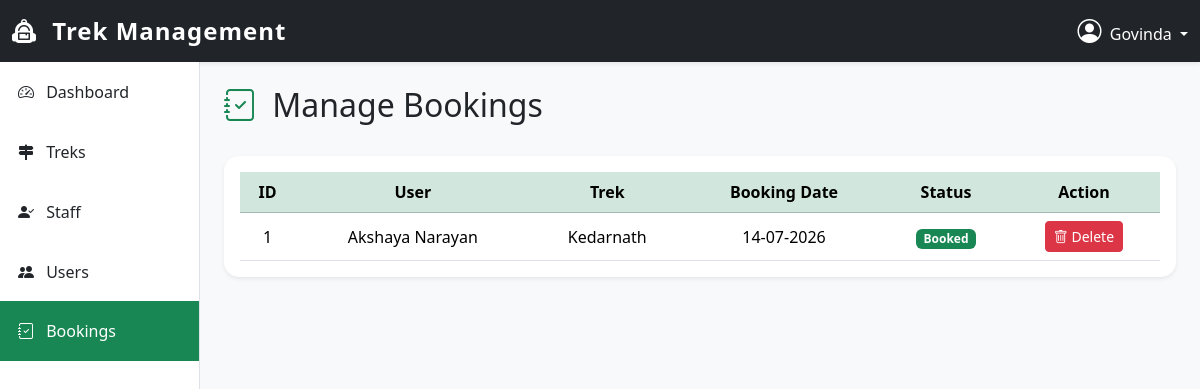
/admin/manage-bookings (signed in), run on the app's committed database.
### app/models.py (models this page shows)
class User(UserMixin,db.Model):
    __tablename__ = "users"
    id = db.Column(db.Integer, primary_key=True)
    first_name = db.Column(db.String(50), nullable=False)
    last_name = db.Column(db.String(50), nullable=False)
    email = db.Column(db.String(120), unique=True, nullable=False)
    password = db.Column(db.String(256), nullable=False)
    phone = db.Column(db.String(10), nullable=False)
    role = db.Column(db.String(10), nullable=False)
    is_approved = db.Column(db.Boolean, default=False)
    is_blacklisted = db.Column(db.Boolean, default=False)
    bookings = db.relationship("Booking", back_populates="user",cascade="all,delete-orphan",lazy=True)

class Booking(db.Model):
    __tablename__ = "bookings"
    id = db.Column(db.Integer, primary_key=True)
    user_id = db.Column(db.Integer, db.ForeignKey("users.id"), nullable=False)
    trek_id = db.Column(db.Integer, db.ForeignKey("treks.id"), nullable=False)
    booking_date = db.Column(db.DateTime,default=datetime.utcnow, nullable=False)
    status = db.Column(db.String(15), default="Booked",nullable=False)
    __table_args__ = (
        db.UniqueConstraint("user_id", "trek_id", name="unique_booking"),
    )
    user = db.relationship("User", back_populates="bookings")
    trek = db.relationship("Trek",back_populates = "bookings")

class Trek(db.Model):
    __tablename__ = "treks"
    id = db.Column(db.Integer, primary_key=True)
    trek_name = db.Column(db.String(100), nullable=False)
    location = db.Column(db.String(100), nullable=False)
    difficulty = db.Column(db.String(10), nullable=False)
    duration = db.Column(db.Integer, nullable=False)
    available_slots = db.Column(db.Integer, nullable=False)
    status = db.Column(db.String(15),default="Open", nullable=False)
    start_date = db.Column(db.Date, nullable=False)
    end_date = db.Column(db.Date, nullable=False)
    assigned_staff_id = db.Column(db.Integer, db.ForeignKey("users.id"), unique=True, nullable=True)
    bookings = db.relationship("Booking",back_populates="trek",cascade="all, delete-orphan")
    assigned_staff = db.relationship("User", foreign_keys=[assigned_staff_id])

### app/routes/admin.py (the view)
@admin_bp.route("/manage-bookings")
@login_required
def manage_bookings():
    if current_user.role != "admin":
        flash("Unauthorized Access", "danger")
        return redirect(url_for("home.index"))
    bookings = Booking.query.order_by(Booking.booking_date.desc()).all()
    return render_template(
        "admin/manage_bookings.html",
        bookings=bookings
    )

### app/auth_loader.py (called while the page is built)
@login_manager.user_loader
def load_user(user_id):
    return db.session.get(User,int(user_id))

### app/templates/admin/manage_bookings.html (shortened to what this page needs)
{% extends "admin/base_admin.html" %}  {% block sidebar %}
<a
  href="{{ url_for('admin.dashboard') }}"
  class="list-group-item list-group-item-action"
>
  <i class="bi bi-speedometer2 me-2"></i>
  Dashboard
</a>
<a
  href="{{ url_for('admin.manage_treks') }}"
  class="list-group-item list-group-item-action"
>
  <i class="bi bi-signpost-2-fill me-2"></i>
  Treks
</a>
<a
  href="{{ url_for('admin.pending_staff') }}"
  class="list-group-item list-group-item-action"
>
  <i class="bi bi-person-check-fill me-2"></i>
Staff
</a>
<a
  href="{{ url_for('admin.manage_users') }}"
  class="list-group-item list-group-item-action"
>
  <i class="bi bi-people-fill me-2"></i>
  Users
</a>
<a
  href="{{ url_for('admin.manage_bookings') }}"
  class="list-group-item list-group-item-action active"
>
  <i class="bi bi-journal-check me-2"></i>
  Bookings
</a>
{% endblock %} {% block content %}
<div class="d-flex justify-content-between align-items-center mb-4">
  <h2>
    <i class="bi bi-journal-check text-success me-2"></i>
    Manage Bookings
  </h2>
</div>
<div class="card shadow-sm border-0">
  <div class="card-body">
    <div class="table-responsive">
      <table class="table table-hover align-middle">
        <thead class="table-success">
          <tr>
            <th>ID</th>
            <th>User</th>
            <th>Trek</th>
            <th>Booking Date</th>
            <th>Status</th>
            <th>Action</th>
          </tr>
        </thead>
        <tbody>
          {% for booking in bookings %}
          <tr>
            <td>{{ booking.id }}</td>
            <td>{{ booking.user.first_name }} {{ booking.user.last_name }}</td>
            <td>{{ booking.trek.trek_name }}</td>
            <td>{{ booking.booking_date.strftime('%d-%m-%Y') }}</td>
            <td>
              <span class="badge bg-success"> {{ booking.status }} </span>
            </td>
            <td>
              <a
                href="{{ url_for('admin.delete_booking', booking_id=booking.id) }}"
                class="btn btn-danger btn-sm"
              >
                <i class="bi bi-trash"></i>
                Delete
              </a>
            </td>
          </tr>
          {% else %}
          <tr>
            <td colspan="6" class="text-center py-4">No Bookings Found</td>
          </tr>
          {% endfor %}
        </tbody>
      </table>
    </div>
  </div>
</div>
{% endblock %}

### app/templates/admin/base_admin.html (shortened to what this page needs)
<!doctype html>
<html lang="en">
  <head>
    <link
      href="https://cdn.jsdelivr.net/npm/bootstrap@5.3.7/dist/css/bootstrap.min.css"
      rel="stylesheet"
    />
    <link
      rel="stylesheet"
      href="https://cdn.jsdelivr.net/npm/bootstrap-icons@1.13.1/font/bootstrap-icons.min.css"
    />
    <link
      rel="stylesheet"
      href="{{ url_for('static', filename='css/style.css') }}"
    />
  </head>
  <body class="bg-light">
    <nav class="navbar navbar-dark bg-dark shadow-sm">
      <div class="container-fluid">
        <a class="navbar-brand fw-bold" href="{{ url_for('home.index') }}">
          <i class="bi bi-backpack2-fill me-2"></i>
          Trek Management
        </a>
        <div class="dropdown">
          <a
            class="text-white text-decoration-none dropdown-toggle"
            href="#"
            role="button"
            data-bs-toggle="dropdown"
          >
            <i class="bi bi-person-circle fs-4 me-1"></i>
            {{ current_user.first_name }}
          </a>
        </div>
      </div>
    </nav>
    <div class="container-fluid">
      <div class="row">
        <div class="col-lg-2 sidebar p-0">
          <div class="list-group rounded-0">
            {% block sidebar %} {% endblock %}
          </div>
        </div>
        <div class="col-lg-10 p-4">
           {% block content %} {% endblock
          %}
        </div>
      </div>
    </div>
  </body>
</html>

### app/static/css/style.css (style rules this page uses)
body { font-family: "Segoe UI", Tahoma, Geneva, Verdana, sans-serif; background-color:#f8f9fa; }
.navbar { box-shadow:0 3px 10px rgba(0,0,0,0.25); }
.navbar-brand { font-size:1.5rem; letter-spacing:1px; }
.card { border:none; border-radius:15px; overflow:hidden; transition:.35s; }
.card-body { text-align:center; }
.sidebar { min-height:100vh; background:#ffffff; border-right:1px solid #dee2e6; }
.sidebar .list-group-item { border:none; padding:18px; font-weight:500; transition:.3s; }
.sidebar .active { background:#198754 !important; border:none; }
.table { margin-bottom:0; }
.table th { font-weight:600; }
.table td { vertical-align:middle; }

### data on the page
User: first_name "Govinda"
Booking: id "1", user.first_name "Akshaya", user.last_name "Narayan", trek.trek_name "Kedarnath", booking_date "14-07-2026", status "Booked"
